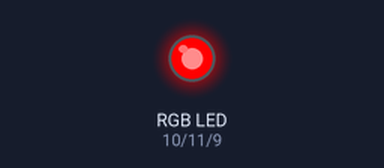
Bench run of a sketch on a simulated Arduino Uno, built with avr-gcc and run on an emulated ATmega328P. On the bench: an RGB LED mixed from three pins (HIGH = lit).

Above: at 2.5 s.
Timing chart, 0 to 6.7 s (numbered marks = the images above):
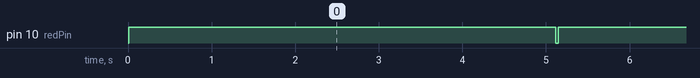

Measured:
- by itself, pin 10 (redPin): alternates HIGH for 5.1 s and LOW for 0.03 s

The sketch:

realities2.ino
```cpp
/*
Adafruit Arduino - Lesson 3. RGB LED
*/

int bluePin = 9;
int redPin = 10;
int greenPin = 11;


void setup()
{
  pinMode(redPin, OUTPUT);
  pinMode(greenPin, OUTPUT);
  pinMode(bluePin, OUTPUT);
}

void loop()
{
  int r, rout;

  for (r = 0; r < 256; r++){
    setColor(r, 0, 0);
    delay(10);
  }

  for (rout = 255; rout >= 0; rout--){
    setColor(rout, 0, 0);
    delay(10);
  }

  delay(10);
}

void setColor(int red, int green, int blue)
{
  digitalWrite(redPin, red);
//  analogWrite(greenPin, green);
//  analogWrite(bluePin, blue);
}
```
